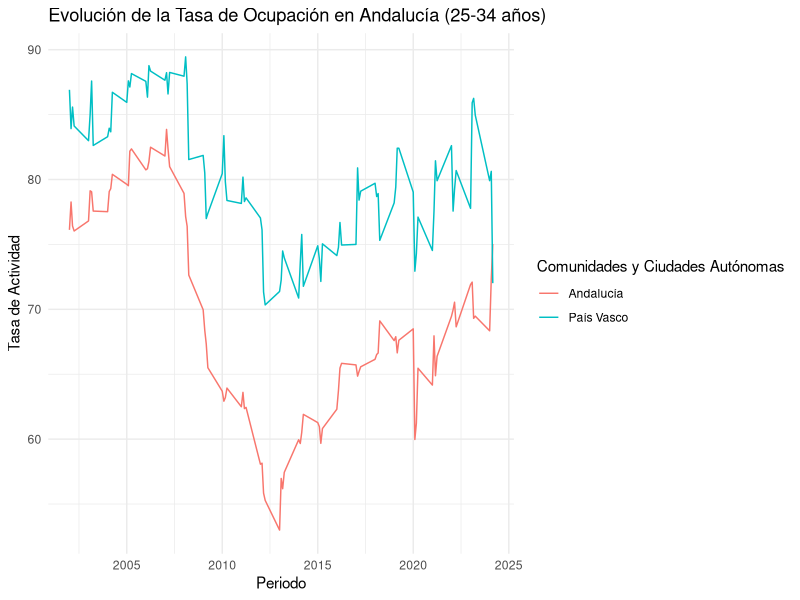
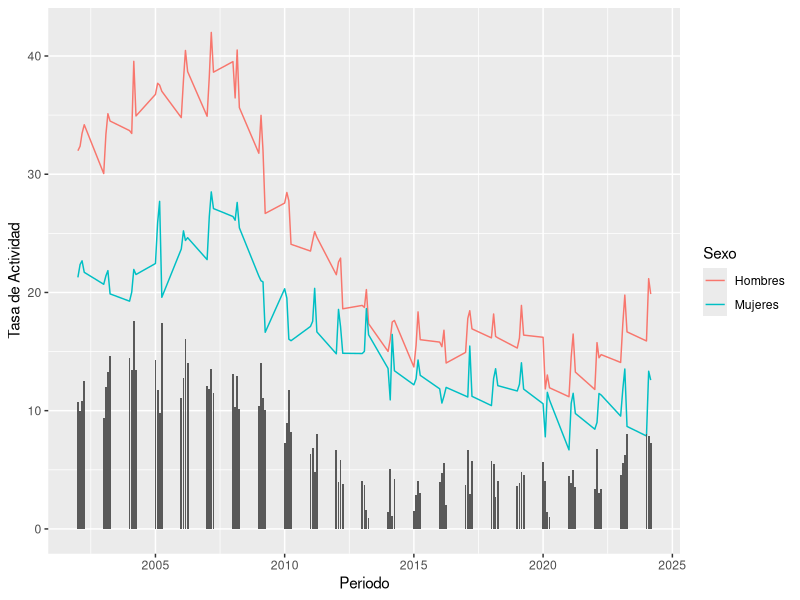

These charts were generated, in order, by the following R code:
## ---- chunk 1
knitr::opts_chunk$set(echo = TRUE)
## ---- chunk 2
library("readr")
library("dplyr")
library("tidyr")
library("ggplot2")
## ---- chunk 3
rm(list = ls())

# Población total
Poblacion <- read_delim("data/Poblacion Total.csv", 
    delim = ";", escape_double = FALSE, col_types = cols(Total = col_number()), 
    locale = locale(decimal_mark = ",", grouping_mark = "."), 
    trim_ws = TRUE)

# Activos
Activos <- read_delim("data/Activos.csv", 
    delim = ";", escape_double = FALSE, col_types = cols(Total = col_number()), 
    locale = locale(decimal_mark = ",", grouping_mark = "."), 
    trim_ws = TRUE)

# Inactivos
Inactivos <- read_delim("data/Inactivos.csv", 
    delim = ";", escape_double = FALSE, col_types = cols(Total = col_number()), 
    locale = locale(decimal_mark = ",", grouping_mark = "."), 
    trim_ws = TRUE)

# Ocupados
Ocupados <- read_delim("data/Ocupados.csv", 
    delim = ";", escape_double = FALSE, col_types = cols(Total = col_number()), 
    locale = locale(decimal_mark = ",", grouping_mark = "."), 
    trim_ws = TRUE)

# Parados
Parados <- read_delim("data/Parados.csv", 
    delim = ";", escape_double = FALSE, col_types = cols(Total = col_number()), 
    locale = locale(decimal_mark = ",", grouping_mark = "."), 
    trim_ws = TRUE)
## ---- chunk 4
Poblacion_edad_trabajar <- Poblacion %>%
  rename(`Población en edad de trabajar` = `Total`) %>%
  filter(Edad != "Menores de 16") %>%
  select(-contains("Total Nacional")) %>%
  mutate(`Comunidades y Ciudades Autónomas` = replace_na(`Comunidades y Ciudades Autónomas`, "Total Nacional"))

Activos <- Activos %>%
  rename(`Activos` = `Total`)

Inactivos <- Inactivos %>%
  rename(`Inactivos` = `Total`)

Ocupados <- Ocupados %>%
  rename(`Ocupados` = `Total`)
  
Parados <- Parados %>%
  rename(`Parados` = `Total`)
## ---- chunk 5
Poblacion_edad_trabajar <- Poblacion_edad_trabajar %>%
  mutate(Edad = ifelse(Edad %in% c("De 55 a 64 años", "65 y más años"), "55 y más años", Edad)) %>%
  group_by(Sexo, `Comunidades y Ciudades Autónomas`, Edad, Periodo) %>%
  summarise(`Población en edad de trabajar` = sum(`Población en edad de trabajar`, na.rm = TRUE), .groups = 'drop')

Inactivos <- Inactivos %>%
  mutate(Edad = ifelse(Edad %in% c("De 55 a 64 años", "65 y más años"), "55 y más años", Edad)) %>%
  group_by(Sexo, `Comunidades y Ciudades Autónomas`, Edad, Periodo) %>%
  summarise(`Inactivos` = sum(`Inactivos`, na.rm = TRUE), .groups = 'drop')
## ---- chunk 6
Poblacion_edad_trabajar <- Poblacion_edad_trabajar %>%
  mutate(Edad = ifelse(Edad == "55 y más años", "De 55 y más años", Edad)) %>%
  arrange(Sexo, `Comunidades y Ciudades Autónomas`, Edad, Periodo)

Activos <- Activos %>%
  mutate(Edad = ifelse(Edad == "55 y más años", "De 55 y más años", Edad)) %>%
  arrange(Sexo, `Comunidades y Ciudades Autónomas`, Edad, Periodo)

Inactivos <- Inactivos %>%
  mutate(Edad = ifelse(Edad == "55 y más años", "De 55 y más años", Edad)) %>%
  arrange(Sexo, `Comunidades y Ciudades Autónomas`, Edad, Periodo)

Ocupados <- Ocupados %>%
  mutate(Edad = ifelse(Edad == "55 y más años", "De 55 y más años", Edad)) %>%
  arrange(Sexo, `Comunidades y Ciudades Autónomas`, Edad, Periodo)

Parados <- Parados %>%
  mutate(Edad = ifelse(Edad == "55 y más años", "De 55 y más años", Edad)) %>%
  arrange(Sexo, `Comunidades y Ciudades Autónomas`, Edad, Periodo)
## ---- chunk 7
# Almacenamos todos los datasets en uno
datos <- Poblacion_edad_trabajar %>%
  mutate(Activos = Activos$Activos) %>%
  mutate(Inactivos = Inactivos$Inactivos) %>%
  mutate(Ocupados = Ocupados$Ocupados) %>%
  mutate(Parados = Parados$Parados) %>%
  mutate(Periodo = as.Date(paste0(gsub("T(\\d)", "-\\1", Periodo), "-01"), "%Y-%m-%d")) %>%
  mutate(`Comunidades y Ciudades Autónomas` = gsub("^\\d{2} ", "", `Comunidades y Ciudades Autónomas`))

# Borramos los datasets innecesarios
rm(list = setdiff(ls(), "datos"))
## ---- chunk 8
datos <- datos %>%
  mutate(`Tasa de Actividad` = (datos$Activos/datos$`Población en edad de trabajar`)*100) %>%
  mutate(`Tasa de Inactividad` = (datos$Inactivos/datos$`Población en edad de trabajar`)*100) %>%
  mutate(`Tasa de Ocupación` = (datos$Ocupados/datos$`Población en edad de trabajar`)*100) %>%
  mutate(`Tasa de Empleo` = (datos$Ocupados/datos$Activos)*100) %>%
  mutate(`Tasa de Desempleo` = (datos$Parados/datos$Activos)*100)
## ---- chunk 9
# Filtrar los datos para Andalucía y edad de 16 a 19 años
data_filtered <- datos %>%
  filter(Sexo == "Hombres" &
         `Comunidades y Ciudades Autónomas` %in% c("Andalucía", "País Vasco") &
         Edad == "De 25 a 34 años")

# Crear el gráfico
ggplot(data_filtered, aes(x = Periodo, y = `Tasa de Ocupación`, colour = `Comunidades y Ciudades Autónomas`)) +
  geom_line() +
  labs(title = "Evolución de la Tasa de Ocupación en Andalucía (25-34 años)",
       x = "Periodo",
       y = "Tasa de Actividad") +
  theme_minimal()
## ---- chunk 10
# Filtrar los datos para Andalucía y edad de 16 a 19 años
data_filtered <- datos %>%
  filter(Sexo %in% c("Hombres", "Mujeres"),
         `Comunidades y Ciudades Autónomas` == "Andalucía" &
         Edad == "De 16 a 19 años")

# Calcular la diferencia de Tasa de Actividad entre Hombres y Mujeres
data_diff <- data_filtered %>%
  group_by(Periodo) %>%
  summarise(Diferencia = `Tasa de Actividad`[Sexo == "Hombres"] - `Tasa de Actividad`[Sexo == "Mujeres"],
            .groups = 'drop')

# Crear el gráfico
ggplot(data_filtered, aes(x = Periodo, y = `Tasa de Actividad`)) +
  geom_line(aes(colour = Sexo)) +
  geom_col(data = data_diff, aes(x = Periodo, y = Diferencia))
  labs(title = "Evolución de la Tasa de Actividad en Andalucía (16-19 años)",
       x = "Periodo",
       y = "Tasa de Actividad") +
  theme_minimal()

